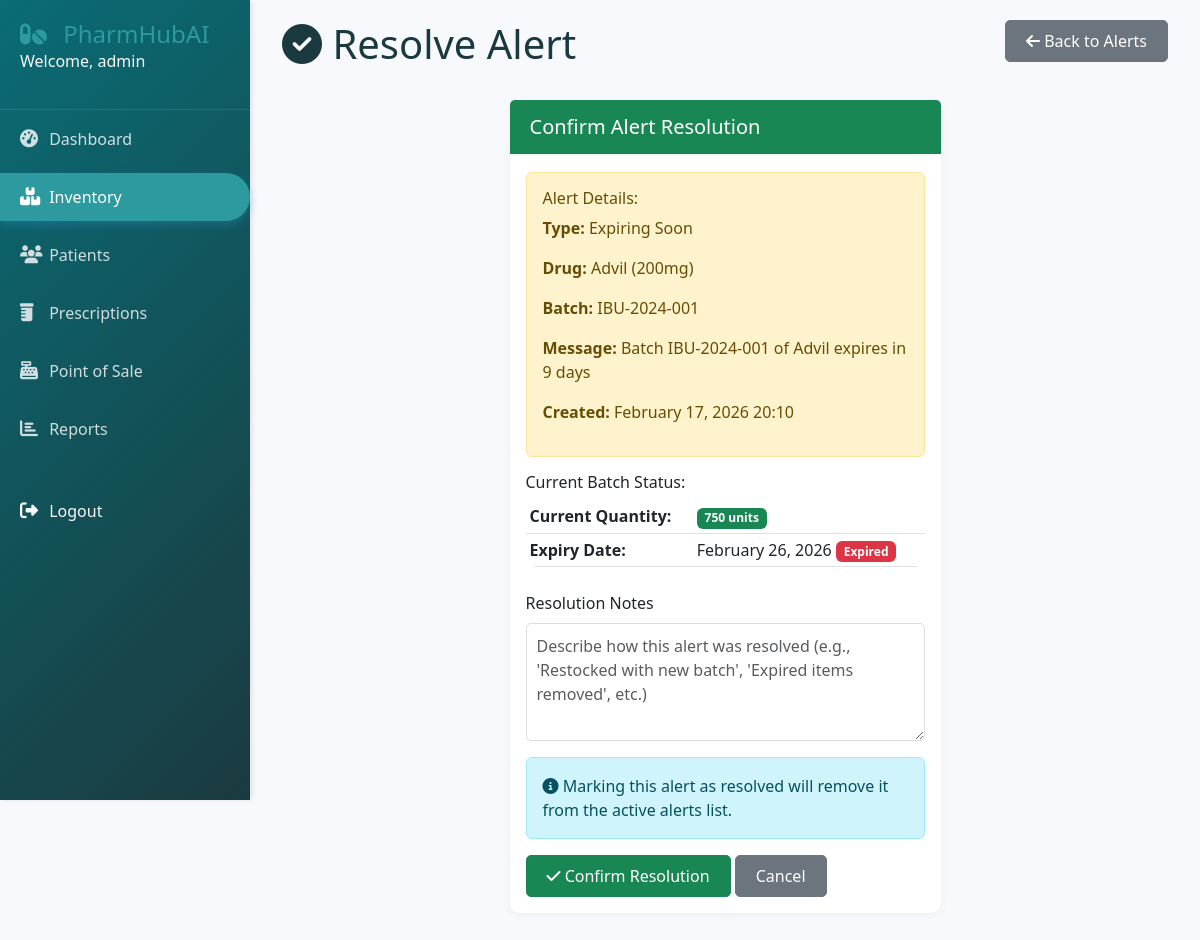
The page /inventory/alerts/3/resolve/ (signed in) on the database its author committed.
### inventory/models.py (models this page shows, shortened)
class StockAlert(models.Model):
    ALERT_TYPES = (
        ('low_stock', 'Low Stock'),
        ('expiry', 'Expiring Soon'),
        ('expired', 'Expired'),
    )
    batch = models.ForeignKey(Batch, on_delete=models.CASCADE, related_name='alerts')
    alert_type = models.CharField(max_length=20, choices=ALERT_TYPES)
    message = models.TextField()
    is_resolved = models.BooleanField(default=False)
    created_at = models.DateTimeField(auto_now_add=True)
    resolved_at = models.DateTimeField(null=True, blank=True)
    class Meta:
        ordering = ['-created_at']

class Batch(models.Model):
    pharmacy = models.ForeignKey('accounts.Pharmacy', on_delete=models.CASCADE, null=True)
    drug = models.ForeignKey(Drug, on_delete=models.CASCADE, related_name='batches')
    supplier = models.ForeignKey(Supplier, on_delete=models.SET_NULL, null=True)
    batch_number = models.CharField(max_length=100, unique=True)
    quantity = models.PositiveIntegerField(default=0)
    purchase_price = models.DecimalField(max_digits=10, decimal_places=2)
    selling_price = models.DecimalField(max_digits=10, decimal_places=2)
    manufacture_date = models.DateField()
    expiry_date = models.DateField()
    created_at = models.DateTimeField(auto_now_add=True)
    updated_at = models.DateTimeField(auto_now=True)
    class Meta:
        indexes = [
            models.Index(fields=['expiry_date']),
            models.Index(fields=['batch_number']),
        ]
    def is_expired(self):
        return self.expiry_date < timezone.now().date()

class Drug(models.Model):
    DRUG_FORMS = (
        ('tablet', 'Tablet'),
        ('capsule', 'Capsule'),
        ('liquid', 'Liquid'),
        ('injection', 'Injection'),
        ('cream', 'Cream'),
        ('ointment', 'Ointment'),
        ('inhaler', 'Inhaler'),
    )
    pharmacy = models.ForeignKey('accounts.Pharmacy', on_delete=models.CASCADE, null=True)
    name = models.CharField(max_length=200)
    generic_name = models.CharField(max_length=200)
    rxcui = models.CharField(max_length=20, unique=True, null=True, blank=True)
    form = models.CharField(max_length=20, choices=DRUG_FORMS)
    strength = models.CharField(max_length=50)  # e.g., "500mg"
    manufacturer = models.CharField(max_length=200)
    description = models.TextField(blank=True)
    requires_prescription = models.BooleanField(default=True)
    created_at = models.DateTimeField(auto_now_add=True)
    updated_at = models.DateTimeField(auto_now=True)
    class Meta:
        indexes = [
            models.Index(fields=['name']),
            models.Index(fields=['rxcui']),
        ]

### inventory/views.py (the view)
# urls.py: path('alerts/<int:pk>/resolve/', views.resolve_alert, name='resolve_alert'),
@login_required
def resolve_alert(request, pk):
    alert = get_object_or_404(StockAlert, pk=pk)
    if request.method == 'POST':
        alert.is_resolved = True
        alert.resolved_at = timezone.now()
        alert.save()
        messages.success(request, 'Alert resolved successfully.')
        return redirect('inventory:stock_alerts')
    return render(request, 'inventory/resolve_alert.html', {'alert': alert})

### templates/inventory/resolve_alert.html (shortened to what this page needs)
{% extends 'base.html' %}
{% block content %}
<div class="container-fluid">
    <div class="row mb-4">
        <div class="col">
            <h1><i class="fas fa-check-circle"></i> Resolve Alert</h1>
        </div>
        <div class="col text-end">
            <a href="/inventory/alerts/" class="btn btn-secondary">
                <i class="fas fa-arrow-left"></i> Back to Alerts
            </a>
        </div>
    </div>
    <div class="row">
        <div class="col-md-6 mx-auto">
            <div class="card">
                <div class="card-header bg-success text-white">
                    <h5 class="mb-0">Confirm Alert Resolution</h5>
                </div>
                <div class="card-body">
                    <div class="alert {% if alert.alert_type == 'low_stock' %}alert-danger{% else %}alert-warning{% endif %}">
                        <h6>Alert Details:</h6>
                        <p><strong>Type:</strong> {{ alert.get_alert_type_display }}</p>
                        <p><strong>Drug:</strong> {{ alert.batch.drug.name }} ({{ alert.batch.drug.strength }})</p>
                        <p><strong>Batch:</strong> {{ alert.batch.batch_number }}</p>
                        <p><strong>Message:</strong> {{ alert.message }}</p>
                        <p><strong>Created:</strong> {{ alert.created_at|date:"F d, Y H:i" }}</p>
                    </div>
                    <div class="mb-4">
                        <h6>Current Batch Status:</h6>
                        <table class="table table-sm">
                            <tr>
                                <th>Current Quantity:</th>
                                <td>
                                    <span class="badge {% if alert.batch.quantity < 50 %}bg-danger{% elif alert.batch.quantity < 100 %}bg-warning{% else %}bg-success{% endif %}">
                                        {{ alert.batch.quantity }} units
                                    </span>
                                </td>
                            </tr>
                            <tr>
                                <th>Expiry Date:</th>
                                <td>
                                    {{ alert.batch.expiry_date|date:"F d, Y" }}
                                    {% if alert.batch.is_expired %}
                                        <span class="badge bg-danger">Expired</span>
                                    {% elif alert.batch.days_until_expiry <= 30 %}
                                        <span class="badge bg-warning">{{ alert.batch.days_until_expiry }} days left</span>
                                    {% endif %}
                                </td>
                            </tr>
                        </table>
                    </div>
                    <form method="post">
                        <div class="mb-3">
                            <label class="form-label">Resolution Notes</label>
                            <textarea name="notes" class="form-control" rows="4"
                                      placeholder="Describe how this alert was resolved (e.g., 'Restocked with new batch', 'Expired items removed', etc.)"></textarea>
                        </div>
                        <div class="alert alert-info">
                            <i class="fas fa-info-circle"></i>
                            Marking this alert as resolved will remove it from the active alerts list.
                        </div>
                        <button type="submit" class="btn btn-success">
                            <i class="fas fa-check"></i> Confirm Resolution
                        </button>
                        <a href="/inventory/alerts/" class="btn btn-secondary">Cancel</a>
                    </form>
                </div>
            </div>
        </div>
    </div>
</div>
{% endblock %}

### templates/base.html (shortened to what this page needs)
<!DOCTYPE html>
<html lang="en">
<head>
    <link href="https://cdn.jsdelivr.net/npm/bootstrap@5.3.0-alpha1/dist/css/bootstrap.min.css" rel="stylesheet">
    <link rel="stylesheet" href="https://cdnjs.cloudflare.com/ajax/libs/font-awesome/6.4.0/css/all.min.css">
    {% load static %}
    <link rel="stylesheet" href="{% static 'css/style.css' %}">
</head>
<body>
    {% if user.is_authenticated %}
    <div class="sidebar">
        <div class="sidebar-header">
            <a style="text-decoration: none; color: #2c9a9e;" href="{%url 'accounts:landing_page'%}"><h3><i class="fas fa-pills"></i> PharmHubAI</h3></a>
            <p class="text-light">Welcome, {{ user.get_full_name|default:user.username }}</p>
        </div>
        <ul class="nav flex-column">
            <li class="nav-item">
                <a class="nav-link {% if request.path == '/dashboard' %}active{% endif %}" href="/dashboard/">
                    <i class="fas fa-tachometer-alt"></i> Dashboard
                </a>
            </li>
            <li class="nav-item">
                <a class="nav-link {% if '/inventory' in request.path %}active{% endif %}" href="/inventory/">
                    <i class="fas fa-boxes"></i> Inventory
                </a>
            </li>
            <li class="nav-item">
                <a class="nav-link {% if '/patients' in request.path %}active{% endif %}" href="/patients/">
                    <i class="fas fa-users"></i> Patients
                </a>
            </li>
            <li class="nav-item">
                <a class="nav-link {% if '/prescriptions' in request.path %}active{% endif %}" href="/prescriptions/">
                    <i class="fas fa-prescription-bottle"></i> Prescriptions
                </a>
            </li>
            <li class="nav-item">
                <a class="nav-link {% if '/sales' in request.path %}active{% endif %}" href="/sales/pos/">
                    <i class="fas fa-cash-register"></i> Point of Sale
                </a>
            </li>
            <li class="nav-item">
                <a class="nav-link {% if '/reports' in request.path %}active{% endif %}" href="/reports/">
                    <i class="fas fa-chart-bar"></i> Reports
                </a>
            </li>
            <li class="nav-item mt-4">
                <a class="nav-link text-light" href="/logout/">
                    <i class="fas fa-sign-out-alt"></i> Logout
                </a>
            </li>
        </ul>
    </div>
    {% endif %}
    <div class="main-content">
        {% block content %}{% endblock %}
    </div>
</body>
</html>

### static/css/style.css (style rules this page uses)
:root { --primary-color: #0a6c75; --secondary-color: #2c9a9e; --success-color: #10b981; --danger-color: #ef4444; --warning-color: #f59e0b; --light-bg: #f7f9fc; --dark-text: #1a3a3f; --sidebar-width: 250px; }
body { font-family: 'Segoe UI', Tahoma, Geneva, Verdana, sans-serif; background-color: var(--light-bg); color: var(--dark-text); overflow-x: hidden; }
.sidebar { position: fixed; left: 0; top: 0; height: 100vh; width: var(--sidebar-width); background: linear-gradient(135deg, var(--primary-color), var(--dark-text)); color: white; padding: 20px 0; box-shadow: 2px 0 5px rgba(0,0,0,0.1); z-index: 1000; }
.sidebar-header { padding: 0 20px 20px; border-bottom: 1px solid rgba(255,255,255,0.1); }
.sidebar-header a { text-decoration: none; }
.sidebar-header h3 { margin: 0; font-size: 24px; font-weight: 300; }
.sidebar-header h3 i { color: var(--secondary-color); margin-right: 10px; }
.sidebar .nav-link { color: rgba(255,255,255,0.8); padding: 12px 20px; margin: 5px 0; transition: all 0.3s; border-radius: 0 30px 30px 0; }
.sidebar .nav-link.active { background-color: var(--secondary-color); color: white; box-shadow: 0 4px 10px rgba(52, 152, 219, 0.3); }
.sidebar .nav-link i { width: 25px; font-size: 18px; }
.main-content { margin-left: var(--sidebar-width); padding: 20px; min-height: 100vh; }
.card { border: none; border-radius: 10px; box-shadow: 0 2px 10px rgba(0,0,0,0.05); transition: transform 0.3s, box-shadow 0.3s; margin-bottom: 20px; }
.card-header { background-color: white; border-bottom: 2px solid var(--light-bg); padding: 15px 20px; font-weight: 600; }
.table { background-color: white; border-radius: 10px; overflow: hidden; }
.btn { border-radius: 5px; padding: 8px 20px; font-weight: 500; transition: all 0.3s; }
.form-control, .form-select { border-radius: 5px; border: 1px solid #ddd; padding: 10px; transition: all 0.3s; }

### rows shown on the page
StockAlert: alert_type "Expiring Soon", batch.drug.name "Advil", batch.drug.strength "200mg", batch.batch_number "IBU-2024-001", message "Batch IBU-2024-001 of Advil expires in 9 days", created_at "February 17, 2026 20:10", batch.quantity "750", batch.expiry_date "February 26, 2026"

### other values the page prints
{{ user.get_full_name|default:user.username }} "admin"
